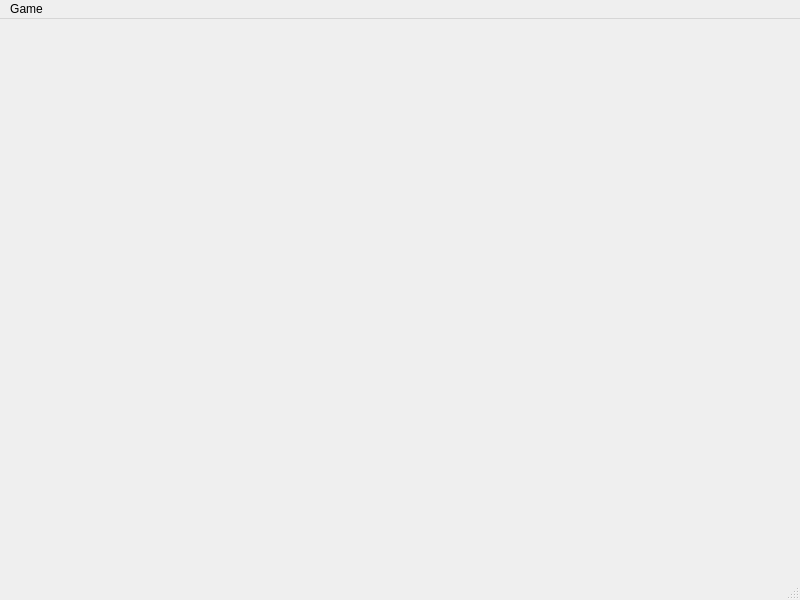
<?xml version="1.0" encoding="UTF-8"?>
<ui version="4.0">
 <class>MainWindow</class>
 <widget class="QMainWindow" name="MainWindow">
  <property name="geometry">
   <rect>
    <x>0</x>
    <y>0</y>
    <width>800</width>
    <height>600</height>
   </rect>
  </property>
  <property name="windowTitle">
   <string>MainWindow</string>
  </property>
  <widget class="QWidget" name="centralwidget"/>
  <widget class="QMenuBar" name="menubar">
   <property name="geometry">
    <rect>
     <x>0</x>
     <y>0</y>
     <width>800</width>
     <height>27</height>
    </rect>
   </property>
   <widget class="QMenu" name="menuQuit">
    <property name="title">
     <string>Game</string>
    </property>
    <addaction name="actionQuit"/>
   </widget>
   <addaction name="menuQuit"/>
  </widget>
  <widget class="QStatusBar" name="statusbar"/>
  <action name="actionQuit">
   <property name="text">
    <string>Quit</string>
   </property>
  </action>
 </widget>
 <resources/>
 <connections/>
</ui>
